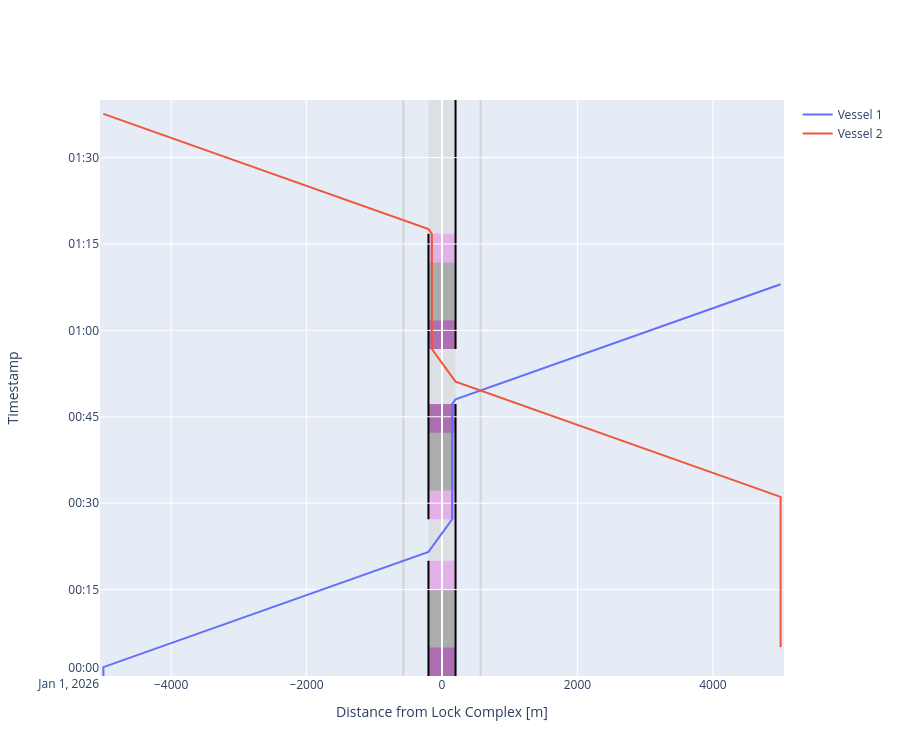

Write notebook code for a chart like this one.
### Markdown cell above
##### Time-distance diagram
The time-distance diagram indeed confirms double waiting times, and three lock operations.

### Code cell
def cm_to_pixels(cm):
    return cm * 37.8 # Set figure height to 10 cmfig.update_layout(height=cm_to_pixels(10))

# We can plot the time-distance diagram
fig = lock_chamber.plot(xlimmin = -5050, 
                        xlimmax = 5050, 
                        ylimmin = pd.Timestamp('2026-01-01 00:00:00'),
                        ylimmax = pd.Timestamp('2026-01-01 01:40:00'),
                        method='Plotly')

fig.update_layout(height=cm_to_pixels(20))

### Figure 1 — Plotly figure (JSON) as saved in the notebook; plotly's stock layout.template omitted (floating-point values rounded to 4 significant figures)
{"data": [{"mode": "lines", "name": "Vessel 1", "type": "scatter", "x": [-5000.0, -5000.0, -5000.0, -5000.0, -200.0, -200.0, 150.0, 150.0, 150.0, 150.0, 150.0, 150.0, 150.0, 150.0, 200.0, 200.0, 570.0, 5000.0], "xaxis": "x", "y": ["2026-01-01T00:00:00", "2026-01-01T00:00:00", "2026-01-01T00:01:32.500000", "2026-01-01T00:01:32.500000", "2026-01-01T00:21:32.500000", "2026-01-01T00:21:32.500000", "2026-01-01T00:27:12.672786", "2026-01-01T00:27:12.672786", "2026-01-01T00:32:12.672786", "2026-01-01T00:32:12.672786", "2026-01-01T00:42:12.672786", "2026-01-01T00:42:12.672786", "2026-01-01T00:47:12.672786", "2026-01-01T00:47:12.672786", "2026-01-01T00:48:01.268899", "2026-01-01T00:48:01.268899", "2026-01-01T00:49:33.768899", "2026-01-01T01:08:01.268899"], "yaxis": "y"}, {"mode": "lines", "name": "Vessel 2", "type": "scatter", "x": [5000.0, 5000.0, 5000.0, 5000.0, 200.0, 200.0, -150.0, -150.0, -150.0, -150.0, -150.0, -150.0, -150.0, -150.0, -200.0, -200.0, -570.0, -5000.0], "xaxis": "x", "y": ["2026-01-01T00:05:00", "2026-01-01T00:05:00", "2026-01-01T00:31:06.268898", "2026-01-01T00:31:06.268898", "2026-01-01T00:51:06.268898", "2026-01-01T00:51:06.268898", "2026-01-01T00:56:46.441684", "2026-01-01T00:56:46.441685", "2026-01-01T01:01:46.441685", "2026-01-01T01:01:46.441685", "2026-01-01T01:11:46.441685", "2026-01-01T01:11:46.441685", "2026-01-01T01:16:46.441685", "2026-01-01T01:16:46.441685", "2026-01-01T01:17:35.037797", "2026-01-01T01:17:35.037797", "2026-01-01T01:19:07.537797", "2026-01-01T01:37:35.037797"], "yaxis": "y"}], "layout": {"height": 756, "shapes": [{"fillcolor": "lightgrey", "layer": "below", "line": {"width": 0}, "name": "Lock Geometry", "opacity": 0.5, "type": "rect", "x0": -200, "x1": 200, "y0": "2026-01-01T00:00:00", "y1": "2026-01-01T01:40:00"}, {"fillcolor": "purple", "layer": "below", "line": {"width": 0}, "name": "Lock gate closing", "opacity": 0.5, "type": "rect", "x0": -200, "x1": 200, "xref": "x", "y0": "2026-01-01T00:00:00", "y1": "2026-01-01T00:05:00", "yref": "y"}, {"fillcolor": "grey", "layer": "below", "line": {"width": 0}, "name": "Lock levelling", "opacity": 0.5, "type": "rect", "x0": -200, "x1": 200, "xref": "x", "y0": "2026-01-01T00:05:00", "y1": "2026-01-01T00:15:00", "yref": "y"}, {"fillcolor": "violet", "layer": "below", "line": {"width": 0}, "name": "Lock gate opening", "opacity": 0.5, "type": "rect", "x0": -200, "x1": 200, "xref": "x", "y0": "2026-01-01T00:15:00", "y1": "2026-01-01T00:20:00", "yref": "y"}, {"fillcolor": "violet", "layer": "below", "line": {"width": 0}, "name": "Lock gate closing", "opacity": 0.5, "type": "rect", "x0": -200, "x1": 200, "xref": "x", "y0": "2026-01-01T00:27:12.672786", "y1": "2026-01-01T00:32:12.672786", "yref": "y"}, {"fillcolor": "grey", "layer": "below", "line": {"width": 0}, "name": "Lock levelling", "opacity": 0.5, "type": "rect", "x0": -200, "x1": 200, "xref": "x", "y0": "2026-01-01T00:32:12.672786", "y1": "2026-01-01T00:42:12.672786", "yref": "y"}, {"fillcolor": "purple", "layer": "below", "line": {"width": 0}, "name": "Lock gate opening", "opacity": 0.5, "type": "rect", "x0": -200, "x1": 200, "xref": "x", "y0": "2026-01-01T00:42:12.672786", "y1": "2026-01-01T00:47:12.672786", "yref": "y"}, {"fillcolor": "purple", "layer": "below", "line": {"width": 0}, "name": "Lock gate closing", "opacity": 0.5, "type": "rect", "x0": -200, "x1": 200, "xref": "x", "y0": "2026-01-01T00:56:46.441685", "y1": "2026-01-01T01:01:46.441685", "yref": "y"}, {"fillcolor": "grey", "layer": "below", "line": {"width": 0}, "name": "Lock levelling", "opacity": 0.5, "type": "rect", "x0": -200, "x1": 200, "xref": "x", "y0": "2026-01-01T01:01:46.441685", "y1": "2026-01-01T01:11:46.441685", "yref": "y"}, {"fillcolor": "violet", "layer": "below", "line": {"width": 0}, "name": "Lock gate opening", "opacity": 0.5, "type": "rect", "x0": -200, "x1": 200, "xref": "x", "y0": "2026-01-01T01:11:46.441685", "y1": "2026-01-01T01:16:46.441685", "yref": "y"}, {"fillcolor": "darkgrey", "layer": "below", "line": {"width": 0}, "name": "Lock gate opening", "opacity": 0.5, "type": "rect", "x0": -200, "x1": 200, "xref": "x", "y0": "2026-01-01T00:05:00", "y1": "2026-01-01T00:15:00", "yref": "y"}, {"fillcolor": "darkgrey", "layer": "below", "line": {"width": 0}, "name": "Lock gate opening", "opacity": 0.5, "type": "rect", "x0": -200, "x1": 200, "xref": "x", "y0": "2026-01-01T00:32:12.672786", "y1": "2026-01-01T00:42:12.672786", "yref": "y"}, {"fillcolor": "darkgrey", "layer": "below", "line": {"width": 0}, "name": "Lock gate opening", "opacity": 0.5, "type": "rect", "x0": -200, "x1": 200, "xref": "x", "y0": "2026-01-01T01:01:46.441685", "y1": "2026-01-01T01:11:46.441685", "yref": "y"}, {"layer": "below", "line": {"color": "black"}, "name": "Lock gate opening", "type": "line", "x0": -200, "x1": -200, "xref": "x", "y0": "2026-01-01T00:00:00", "y1": "2026-01-01T00:20:00", "yref": "y"}, {"layer": "below", "line": {"color": "black"}, "name": "Lock gate opening", "type": "line", "x0": -200, "x1": -200, "xref": "x", "y0": "2026-01-01T00:27:12.672786", "y1": "2026-01-01T01:16:46.441685", "yref": "y"}, {"layer": "below", "line": {"color": "black"}, "name": "Lock gate opening", "type": "line", "x0": 200, "x1": 200, "xref": "x", "y0": "2026-01-01T00:00:00", "y1": "2026-01-01T00:47:12.672786", "yref": "y"}, {"layer": "below", "line": {"color": "black"}, "name": "Lock gate opening", "type": "line", "x0": 200, "x1": 200, "xref": "x", "y0": "2026-01-01T00:56:46.441685", "y1": "2026-01-01T01:40:00", "yref": "y"}, {"layer": "below", "line": {"color": "lightgrey"}, "type": "line", "x0": -570, "x1": -570, "xref": "x", "y0": 0, "y1": 1, "yref": "y domain"}, {"layer": "below", "line": {"color": "lightgrey"}, "type": "line", "x0": 570, "x1": 570, "xref": "x", "y0": 0, "y1": 1, "yref": "y domain"}], "showlegend": true, "xaxis": {"anchor": "y", "domain": [0, 1], "range": [-5050, 5050], "title": {"text": "Distance from Lock Complex [m]"}}, "yaxis": {"anchor": "x", "domain": [0, 1], "range": ["2026-01-01T00:00:00", "2026-01-01T01:40:00"], "title": {"text": "Timestamp"}}}}
